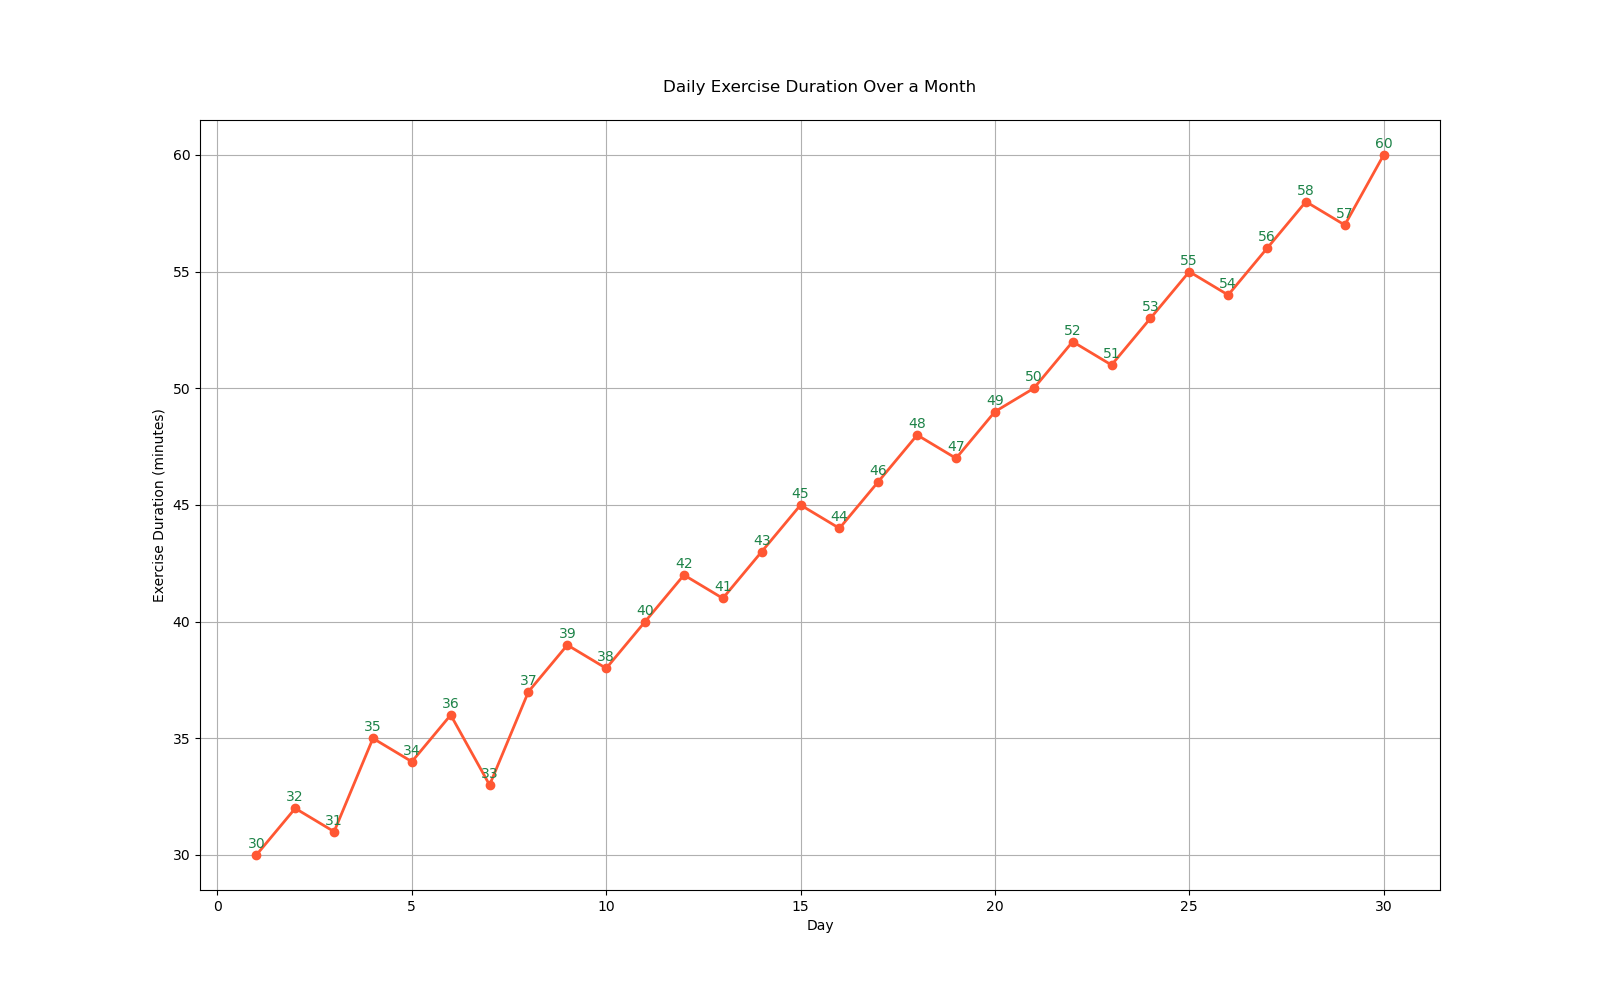

Source code (Python):

import matplotlib.pyplot as plt

# Data
days = list(range(1, 31))
exercise_duration = [
    30, 32, 31, 35, 34, 36, 33, 37, 39, 38,
    40, 42, 41, 43, 45, 44, 46, 48, 47, 49,
    50, 52, 51, 53, 55, 54, 56, 58, 57, 60
]

# Create the plot
plt.figure(figsize=(16, 10))  # Change the size of the chart
plt.plot(days, exercise_duration, marker='o', color="#FF5733", linewidth=2)  # Change color and add markers

# Annotations
for i, duration in enumerate(exercise_duration):
    plt.annotate(duration, (days[i], duration), textcoords="offset points", xytext=(0, 5),
                 ha='center', color="#1D8348")

# Improve the visual appeal with labels, title, and grid
plt.xlabel('Day')
plt.ylabel('Exercise Duration (minutes)')
plt.title('Daily Exercise Duration Over a Month', pad=20)
plt.grid(True)

# Show the plot
plt.show()
